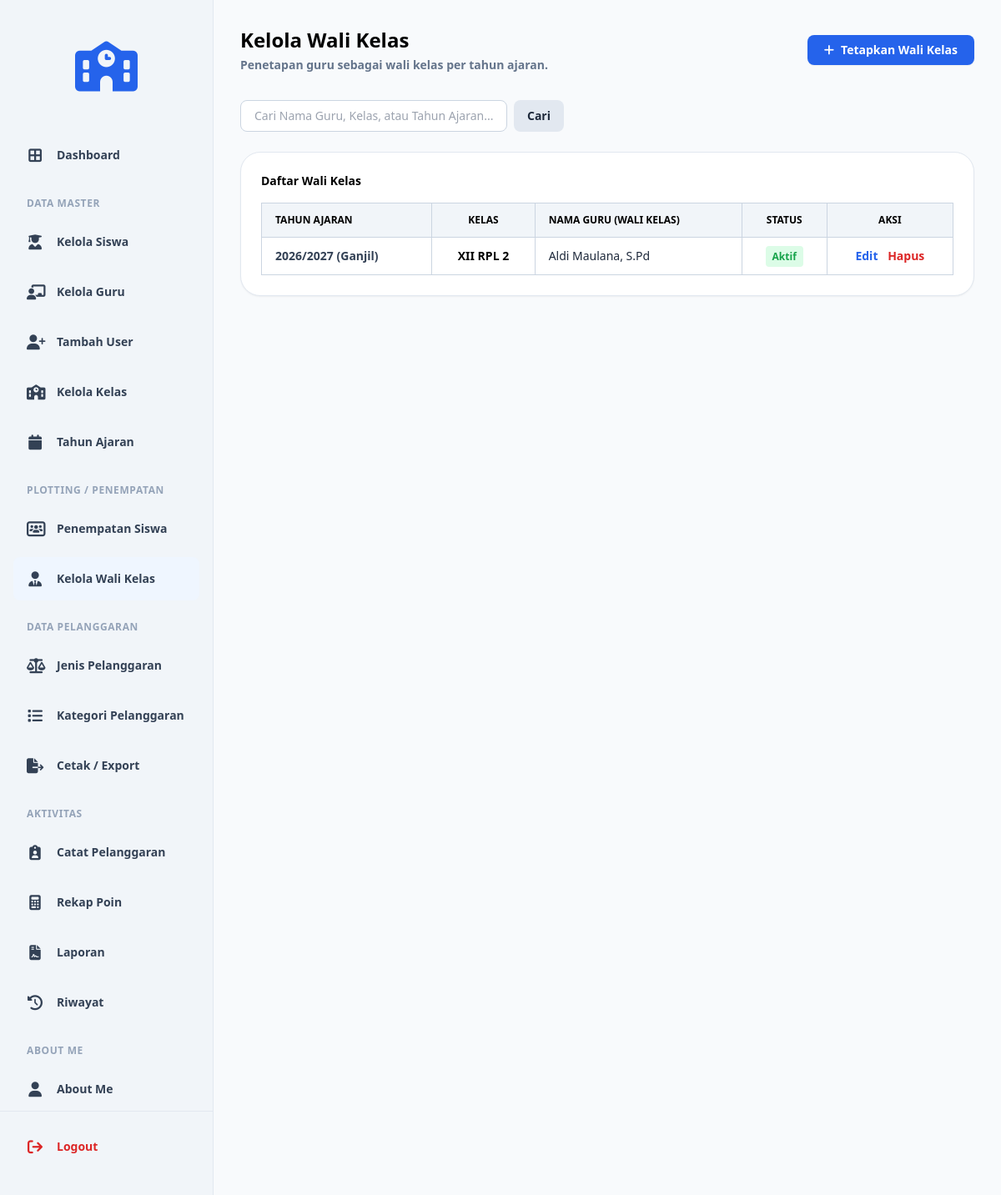
Before: /walikelas.php (signed in) with the older database file.
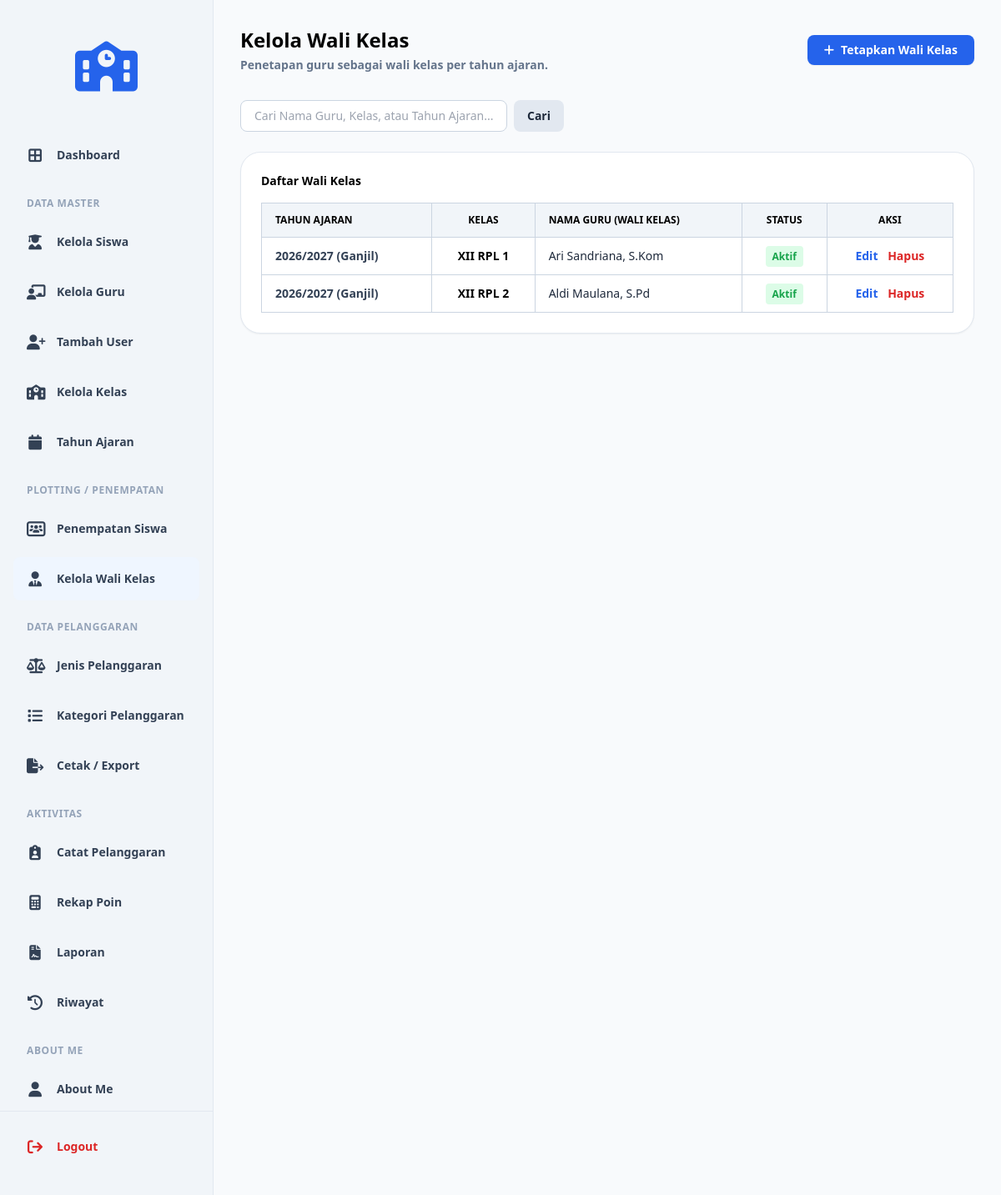
After: the same page with the newer database file.
### tables this page shows
CREATE TABLE `t_wali_kelas` (
  `id` int(11) NOT NULL AUTO_INCREMENT,
  `tahun_ajaran_id` int(11) DEFAULT NULL,
  `kelas_id` int(11) DEFAULT NULL,
  `guru_id` int(11) DEFAULT NULL,
  `tanggal_mulai` date NOT NULL,
  `tanggal_selesai` date NOT NULL,
  `status_aktif` tinyint(1) NOT NULL,
  `created_at` timestamp NOT NULL DEFAULT current_timestamp(),
  `updated_at` timestamp NOT NULL DEFAULT current_timestamp(),
  PRIMARY KEY (`id`),
  UNIQUE KEY `uq_t_wali_kelas_kelas_ta` (`kelas_id`,`tahun_ajaran_id`),
  KEY `tahun_ajaran_id` (`tahun_ajaran_id`),
  KEY `kelas_id` (`kelas_id`),
  KEY `guru_id` (`guru_id`),
  CONSTRAINT `t_wali_kelas_ibfk_1` FOREIGN KEY (`kelas_id`) REFERENCES `t_kelas` (`id`) ON DELETE CASCADE,
  CONSTRAINT `t_wali_kelas_ibfk_2` FOREIGN KEY (`guru_id`) REFERENCES `t_guru` (`id`) ON DELETE CASCADE
);

CREATE TABLE `t_tahun_ajaran` (
  `id` int(11) NOT NULL AUTO_INCREMENT,
  `nama` varchar(20) DEFAULT NULL,
  `tanggal_mulai` date NOT NULL,
  `tanggal_selesai` date NOT NULL,
  `status_aktif` tinyint(1) NOT NULL,
  `created_at` timestamp NOT NULL DEFAULT current_timestamp(),
  `updated_at` timestamp NOT NULL DEFAULT current_timestamp(),
  PRIMARY KEY (`id`),
  UNIQUE KEY `uq_t_tahun_ajaran_nama` (`nama`)
);

CREATE TABLE `t_kelas` (
  `id` int(11) NOT NULL AUTO_INCREMENT,
  `nama` varchar(100) DEFAULT NULL,
  `tingkat` varchar(20) NOT NULL,
  `jurusan` varchar(100) NOT NULL,
  `status_aktif` tinyint(1) NOT NULL,
  `created_at` timestamp NOT NULL DEFAULT current_timestamp(),
  `updated_at` timestamp NOT NULL DEFAULT current_timestamp(),
  PRIMARY KEY (`id`),
  UNIQUE KEY `uq_t_kelas_nama` (`nama`)
);

CREATE TABLE `t_guru` (
  `id` int(11) NOT NULL AUTO_INCREMENT,
  `nip` varchar(30) NOT NULL,
  `nama` varchar(150) DEFAULT NULL,
  `email` varchar(150) NOT NULL,
  `status_aktif` tinyint(1) NOT NULL,
  `user_id` int(11) NOT NULL,
  `created_at` timestamp NOT NULL DEFAULT current_timestamp(),
  `updated_at` timestamp NOT NULL DEFAULT current_timestamp(),
  PRIMARY KEY (`id`),
  UNIQUE KEY `uq_t_guru_nip` (`nip`),
  UNIQUE KEY `uq_t_guru_email` (`email`),
  UNIQUE KEY `uq_t_guru_user_id` (`user_id`),
  CONSTRAINT `t_guru_ibfk_1` FOREIGN KEY (`user_id`) REFERENCES `t_users` (`id`) ON DELETE CASCADE
);

### walikelas.php (the view, shortened to what this page needs)
<?php
include 'config/koneksi.php';
$search = $_GET['search'] ?? '';
$where = "";
$query_data = "SELECT wk.id, wk.tahun_ajaran_id, wk.kelas_id, wk.guru_id, wk.status_aktif,
                      g.nama as nama_guru, k.nama as nama_kelas, ta.nama as nama_ta
               FROM t_wali_kelas wk
               LEFT JOIN t_guru g ON wk.guru_id = g.id
               LEFT JOIN t_kelas k ON wk.kelas_id = k.id
               LEFT JOIN t_tahun_ajaran ta ON wk.tahun_ajaran_id = ta.id
               $where
               ORDER BY wk.id DESC";
$result = mysqli_query($koneksi, $query_data);
?>
<!DOCTYPE html>
<html lang="id">
<head>
    <?php include 'layouts/head.php'; ?>
</head>
<body class="bg-slate-50 text-slate-800 font-sans min-h-screen flex">
    <?php include 'layouts/sidebar.php'; ?>
    <main class="flex-1 p-8 bg-slate-50 overflow-y-auto">
        <div class="flex flex-col md:flex-row justify-between items-start md:items-center mb-8 gap-4">
            <div>
                <h1 class="text-2xl font-bold text-black">Kelola Wali Kelas</h1>
                <p class="text-sm font-bold text-slate-500 mt-1">Penetapan guru sebagai wali kelas per tahun ajaran.</p>
            </div>
            <button onclick="openModal('create')" class="bg-blue-600 hover:bg-blue-700 text-white px-5 py-2 rounded-lg font-bold text-sm shadow-sm transition flex items-center gap-2">
                <i class="fa-solid fa-plus"></i> Tetapkan Wali Kelas
            </button>
        </div>
        <form method="GET" class="mb-6 flex gap-2">
            <input type="text" name="search" value="<?php echo htmlspecialchars($search); ?>" placeholder="Cari Nama Guru, Kelas, atau Tahun Ajaran..." class="px-4 py-2 border border-slate-300 rounded-lg text-sm w-80 focus:outline-none focus:border-blue-600">
            <button type="submit" class="bg-slate-200 hover:bg-slate-300 text-slate-800 px-4 py-2 rounded-lg text-sm font-bold">Cari</button>
        </form>
        <div class="bg-white p-6 rounded-[1.5rem] shadow-sm border border-slate-200">
            <h3 class="text-sm font-bold text-black mb-4">Daftar Wali Kelas</h3>
            <div class="overflow-x-auto">
                <table class="w-full border-collapse border border-slate-300">
                    <thead class="bg-slate-100">
                        <tr>
                            <th class="border border-slate-300 px-4 py-3 text-xs font-bold text-black uppercase text-left">TAHUN AJARAN</th>
                            <th class="border border-slate-300 px-4 py-3 text-xs font-bold text-black uppercase text-center">KELAS</th>
                            <th class="border border-slate-300 px-4 py-3 text-xs font-bold text-black uppercase text-left">NAMA GURU (WALI KELAS)</th>
                            <th class="border border-slate-300 px-4 py-3 text-xs font-bold text-black uppercase text-center">STATUS</th>
                            <th class="border border-slate-300 px-4 py-3 text-xs font-bold text-black uppercase text-center">AKSI</th>
                        </tr>
                    </thead>
                    <tbody>
                        <?php if ($result && mysqli_num_rows($result) > 0): ?>
                            <?php while ($data = mysqli_fetch_assoc($result)):
                                $thn = $data['nama_ta'] ?? '-';
                                $sem = isset($data['semester']) ? ucfirst($data['semester']) : 'Ganjil';
                            ?>
                                <tr class="hover:bg-slate-50">
                                    <td class="border border-slate-300 px-4 py-3 text-sm font-bold text-slate-700">
                                        <?php echo htmlspecialchars($thn); ?> (<?php echo htmlspecialchars($sem); ?>)
                                    </td>
                                    <td class="border border-slate-300 px-4 py-3 text-sm font-bold text-black text-center"><?php echo htmlspecialchars($data['nama_kelas'] ?? '-'); ?></td>
                                    <td class="border border-slate-300 px-4 py-3 text-sm text-slate-800"><?php echo htmlspecialchars($data['nama_guru'] ?? '-'); ?></td>
                                    <td class="border border-slate-300 px-4 py-3 text-sm text-center">
                                        <?php echo (isset($data['status_aktif']) && $data['status_aktif'] == 1) ? '<span class="text-green-600 font-bold bg-green-100 px-2 py-1 rounded text-xs">Aktif</span>' : '<span class="text-slate-500 font-bold bg-slate-100 px-2 py-1 rounded text-xs">Non-Aktif</span>'; ?>
                                    </td>
                                    <td class="border border-slate-300 px-4 py-3 text-sm text-center">
                                        <button onclick='openEditModal(<?php echo json_encode($data); ?>)' class="text-blue-600 font-bold mr-2 hover:underline">Edit</button>
                                        <a href="walikelas.php?delete_id=<?php echo $data['id']; ?>" onclick="return confirm('Hapus penetapan wali kelas ini?')" class="text-red-600 font-bold hover:underline">Hapus</a>
                                    </td>
                                </tr>
                            <?php endwhile; ?>
                        <?php else: ?>
                            <tr>
                                <td colspan="5" class="border border-slate-300 px-4 py-8 text-center text-slate-500 font-bold">Belum ada data wali kelas.</td>
                            </tr>
                        <?php endif; ?>
                    </tbody>
                </table>
            </div>
        </div>
    </main>
</body>
</html>

### layouts/head.php (shortened to what this page needs)
<script src="https://cdn.tailwindcss.com"></script>
<link href="https://cdnjs.cloudflare.com/ajax/libs/font-awesome/6.4.0/css/all.min.css" rel="stylesheet">

### layouts/sidebar.php
<?php
$dashboard_link = 'dashboard.php';
$current_page = basename($_SERVER['PHP_SELF']);
$role = $_SESSION['role'] ?? '';
?>
<aside class="w-64 bg-slate-100 flex flex-col hidden md:flex shrink-0 border-r border-slate-200">
    <div class="flex items-center justify-center h-32 mt-4">
        <i class="fa-solid fa-school text-6xl text-blue-600"></i>
    </div>
    <nav class="flex-1 px-4 space-y-2 mt-4 overflow-y-auto">
        <a href="<?php echo $dashboard_link; ?>" class="flex items-center gap-4 px-4 py-3 text-sm font-bold text-slate-700 hover:text-blue-600 transition <?php echo ($current_page == 'dashboard.php') ? 'text-blue-600 bg-blue-50 rounded-lg' : ''; ?>">
            <i class="fa-solid fa-border-all text-lg w-5 text-center"></i> Dashboard
        </a>
        <?php if ($role === 'Admin'): ?>
            <div class="pt-4 pb-1">
                <p class="px-4 text-xs font-bold text-slate-400 uppercase tracking-wider">Data Master</p>
            </div>
            <a href="kelola_siswa.php" class="flex items-center gap-4 px-4 py-3 text-sm font-bold text-slate-700 hover:text-blue-600 transition <?php echo $current_page == 'kelola_siswa.php' ? 'text-blue-600 bg-blue-50 rounded-lg' : ''; ?>">
                <i class="fa-solid fa-user-graduate text-lg w-5 text-center"></i> Kelola Siswa
            </a>
            <a href="kelola_guru.php" class="flex items-center gap-4 px-4 py-3 text-sm font-bold text-slate-700 hover:text-blue-600 transition <?php echo $current_page == 'kelola_guru.php' ? 'text-blue-600 bg-blue-50 rounded-lg' : ''; ?>">
                <i class="fa-solid fa-chalkboard-user text-lg w-5 text-center"></i> Kelola Guru
            </a>
            <a href="tambah_user.php" class="flex items-center gap-4 px-4 py-3 text-sm font-bold text-slate-700 hover:text-blue-600 transition <?php echo $current_page == 'tambah_user.php' ? 'text-blue-600 bg-blue-50 rounded-lg' : ''; ?>">
                <i class="fa-solid fa-user-plus text-lg w-5 text-center"></i> Tambah User
            </a>
            <a href="kelola_kelas.php" class="flex items-center gap-4 px-4 py-3 text-sm font-bold text-slate-700 hover:text-blue-600 transition <?php echo $current_page == 'kelola_kelas.php' ? 'text-blue-600 bg-blue-50 rounded-lg' : ''; ?>">
                <i class="fa-solid fa-school text-lg w-5 text-center"></i> Kelola Kelas
            </a>
            <a href="kelola_tahun_ajaran.php" class="flex items-center gap-4 px-4 py-3 text-sm font-bold text-slate-700 hover:text-blue-600 transition <?php echo $current_page == 'kelola_tahun_ajaran.php' ? 'text-blue-600 bg-blue-50 rounded-lg' : ''; ?>">
                <i class="fa-solid fa-calendar text-lg w-5 text-center"></i> Tahun Ajaran
            </a>
            <div class="pt-4 pb-1">
                <p class="px-4 text-xs font-bold text-slate-400 uppercase tracking-wider">Plotting / Penempatan</p>
            </div>
            <a href="penempatan_siswa.php" class="flex items-center gap-4 px-4 py-3 text-sm font-bold text-slate-700 hover:text-blue-600 transition <?php echo $current_page == 'penempatan_siswa.php' ? 'text-blue-600 bg-blue-50 rounded-lg' : ''; ?>">
                <i class="fa-solid fa-users-rectangle text-lg w-5 text-center"></i> Penempatan Siswa
            </a>
            <a href="walikelas.php" class="flex items-center gap-4 px-4 py-3 text-sm font-bold text-slate-700 hover:text-blue-600 transition <?php echo $current_page == 'walikelas.php' ? 'text-blue-600 bg-blue-50 rounded-lg' : ''; ?>">
                <i class="fa-solid fa-user-tie text-lg w-5 text-center"></i> Kelola Wali Kelas
            </a>
            <div class="pt-4 pb-1">
                <p class="px-4 text-xs font-bold text-slate-400 uppercase tracking-wider">Data Pelanggaran</p>
            </div>
            <a href="kelola_jenis_pelanggaran.php" class="flex items-center gap-4 px-4 py-3 text-sm font-bold text-slate-700 hover:text-blue-600 transition <?php echo $current_page == 'kelola_jenis_pelanggaran.php' ? 'text-blue-600 bg-blue-50 rounded-lg' : ''; ?>">
                <i class="fa-solid fa-scale-balanced text-lg w-5 text-center"></i> Jenis Pelanggaran
            </a>
            <a href="kelola_kategori_pelanggaran.php" class="flex items-center gap-4 px-4 py-3 text-sm font-bold text-slate-700 hover:text-blue-600 transition <?php echo $current_page == 'kelola_kategori_pelanggaran.php' ? 'text-blue-600 bg-blue-50 rounded-lg' : ''; ?>">
                <i class="fa-solid fa-list text-lg w-5 text-center"></i> Kategori Pelanggaran
            </a>
            <a href="cetak_export.php" class="flex items-center gap-4 px-4 py-3 text-sm font-bold text-slate-700 hover:text-blue-600 transition <?php echo $current_page == 'cetak_export.php' ? 'text-blue-600 bg-blue-50 rounded-lg' : ''; ?>">
                <i class="fa-solid fa-file-export text-lg w-5 text-center"></i> Cetak / Export
            </a>
        <?php endif; ?>
        <div class="pt-4 pb-1">
            <p class="px-4 text-xs font-bold text-slate-400 uppercase tracking-wider">Aktivitas</p>
        </div>
        <a href="catatan_pelanggaran.php" class="flex items-center gap-4 px-4 py-3 text-sm font-bold text-slate-700 hover:text-blue-600 transition <?php echo $current_page == 'catatan_pelanggaran.php' ? 'text-blue-600 bg-blue-50 rounded-lg' : ''; ?>">
            <i class="fa-solid fa-clipboard-user text-lg w-5 text-center"></i> Catat Pelanggaran
        </a>
        <a href="rekap_point.php" class="flex items-center gap-4 px-4 py-3 text-sm font-bold text-slate-700 hover:text-blue-600 transition <?php echo $current_page == 'rekap_point.php' ? 'text-blue-600 bg-blue-50 rounded-lg' : ''; ?>">
            <i class="fa-solid fa-calculator text-lg w-5 text-center"></i> Rekap Poin
        </a>
        <a href="laporan.php" class="flex items-center gap-4 px-4 py-3 text-sm font-bold text-slate-700 hover:text-blue-600 transition <?php echo $current_page == 'laporan.php' ? 'text-blue-600 bg-blue-50 rounded-lg' : ''; ?>">
            <i class="fa-solid fa-file-contract text-lg w-5 text-center"></i> Laporan
        </a>
        <a href="riwayat.php" class="flex items-center gap-4 px-4 py-3 text-sm font-bold text-slate-700 hover:text-blue-600 transition <?php echo $current_page == 'riwayat.php' ? 'text-blue-600 bg-blue-50 rounded-lg' : ''; ?>">
            <i class="fa-solid fa-clock-rotate-left text-lg w-5 text-center"></i> Riwayat
        </a>
        <?php if ($role === 'Admin'): ?>
        <div class="pt-4 pb-1">
            <p class="px-4 text-xs font-bold text-slate-400 uppercase tracking-wider">About Me</p>
        </div>
        <a href="aboutme.php" class="flex items-center gap-4 px-4 py-3 text-sm font-bold text-slate-700 hover:text-blue-600 transition <?php echo $current_page == 'aboutme.php' ? 'text-blue-600 bg-blue-50 rounded-lg' : ''; ?>">
            <i class="fa-solid fa-user text-lg w-5 text-center"></i> About Me
        </a>
        <?php endif; ?>
    </nav>
    <div class="p-4 mb-4 border-t border-slate-200">
        <a href="logout.php" class="flex items-center gap-4 px-4 py-3 text-sm font-bold text-red-600 hover:bg-red-50 rounded-lg transition">
            <i class="fa-solid fa-arrow-right-from-bracket text-lg w-5 text-center"></i> Logout
        </a>
    </div>
</aside>

Changed rows visible on the page:
added t_wali_kelas: tahun_ajaran.nama "2026/2027", sem "Ganjil", kelas.nama "XII RPL 1", guru.nama "Ari Sandriana, S.Kom", status_aktif "Aktif"
